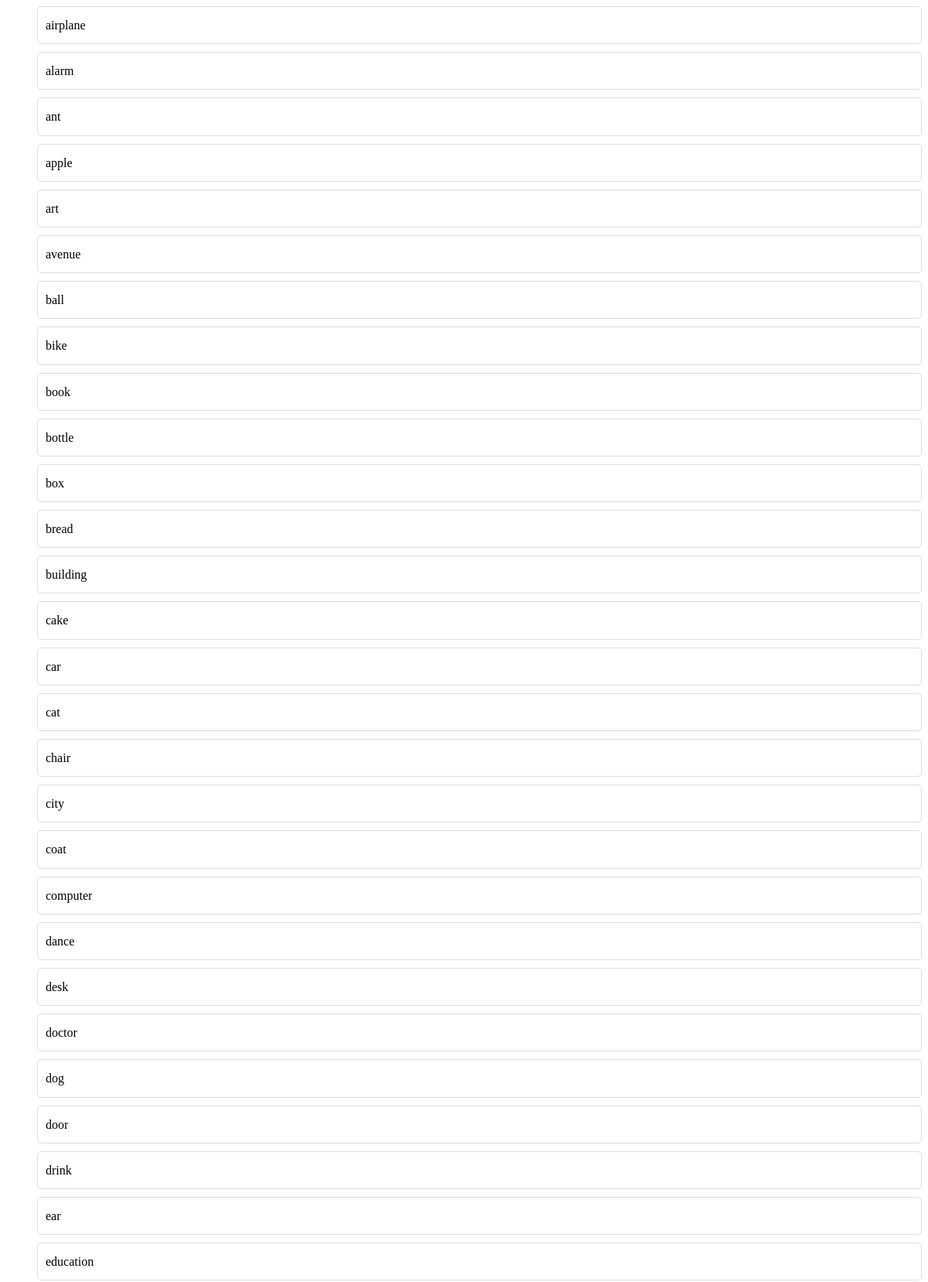
Screenshot of /dictionary/fetch_all.php (signed in, upper part) with the database file from the repository.
### tables this page shows
CREATE TABLE words (
    id INT AUTO_INCREMENT PRIMARY KEY,
    user_id INT NOT NULL,
    word VARCHAR(150) NOT NULL,
    translation VARCHAR(150),
    definition VARCHAR(255),
    FOREIGN KEY (user_id) REFERENCES users(id) ON DELETE CASCADE
);

### config.php (called while the page is built, shortened)
<?php
class Database
{
    private $conn;
    public function __construct()
    {
        $servername = "localhost";
        $username = "root";
        $password = "";
        $dbname = "english";
        $this->conn = new mysqli($servername, $username, $password, $dbname);
    }
    public function executeQuery($sql, $params = [], $types = "")
    {
        $stmt = $this->conn->prepare($sql);
        if ($params) {
            $stmt->bind_param($types, ...$params);
        }
        if (!$stmt->execute()) {
            die("Error: " . $stmt->error);
        }
        return $stmt;
    }
    public function select($table, $columns = "*", $condition = "", $params = [], $types = "")
    {
        $sql = "SELECT $columns FROM $table $condition";
        $stmt = $this->executeQuery($sql, $params, $types);
        return $stmt->get_result()->fetch_all(MYSQLI_ASSOC);
    }
    public function search($table, $columns = "*", $condition = "", $params = [], $types = "")
    {
        return $this->select($table, $columns, $condition, $params, $types);
    }
}

### check.php (called while the page is built, shortened)
<?php
include '../config.php';
$query = new Database();

### dictionary/fetch_all.php (the view, shortened to what this page needs)
<?php include '../check.php';
$userId = $_SESSION['user_id'];
$lang = isset($_GET['lang']) ? $_GET['lang'] : 'eng';
$WordSearch = isset($_GET['query']) ? $_GET['query'] : '';
$WordSearch = strtolower($WordSearch);
$results = [];
if ($lang == 'uz') {
    if (!empty($WordSearch)) {
        $queryParam = $query->validate($WordSearch);
        $results = $query->search(
            'words',
            '*',
            "WHERE user_id = ? AND translation LIKE ?",
            [$userId, "%$queryParam%"],
            "is"
        );
    } else {
        $results = $query->select(
            'words',
            '*',
            'WHERE user_id = ? ORDER BY translation ASC',
            [$userId],
            'i'
        );
    }
} else {
    if (!empty($WordSearch)) {
        $queryParam = $query->validate($WordSearch);
        $results = $query->search(
            'words',
            '*',
            "WHERE user_id = ? AND word LIKE ?",
            [$userId, "%$queryParam%"],
            "is"
        );
    } else {
        $results = $query->select(
            'words',
            '*',
            'WHERE user_id = ? ORDER BY word ASC',
            [$userId],
            'i'
        );
    }
}
$likedWords = $query->search('liked_words', 'word_id', 'WHERE user_id = ?', [$userId], 'i');
$likedWordIds = array_column($likedWords, 'word_id');
if ($results) {
    usort($results, function ($a, $b) use ($WordSearch) {
        $wordSearchLower = strtolower($WordSearch);
        $aStartsWith = strtolower(substr($a['word'], 0, strlen($wordSearchLower))) === $wordSearchLower;
        $bStartsWith = strtolower(substr($b['word'], 0, strlen($wordSearchLower))) === $wordSearchLower;
        if ($aStartsWith && !$bStartsWith)
            return -1;
        if (!$aStartsWith && $bStartsWith)
            return 1;
        return strcmp(strtolower($a['word']), strtolower($b['word']));
    });
    $html = "<ul>";
    foreach ($results as $index => $row) {
        $isExpanded = isset($expandedSentences[$row['id']]) ? 'expanded' : '';
        $list_id = "list_" . $index;
        $wordId = "word_" . $index;
        $likeId = "heart_" . $index;
        $text = $lang == 'uz' ? htmlspecialchars($row['translation']) : htmlspecialchars($row['word']);
        $isLiked = in_array($row['id'], $likedWordIds);
        $html .= "<div class='list' id='{$list_id}'>
            <li id='{$wordId}' class='{$isExpanded}' onclick='toggleExpand(this)'>" .
            str_ireplace($WordSearch, "<span class='highlight'>{$WordSearch}</span>", $text) . "</li>
            <div class='buttons'>
                <i class='fas fa-volume-up' onclick=\"speakText('{$wordId}')\"></i>
                <i class='fas fa-heart " . ($isLiked ? 'liked' : '') . "' id='{$likeId}' onclick=\"Liked('{$likeId}', '{$row['id']}')\"></i>
                <i class='fas fa-info-circle' onclick='showInfo(" . json_encode([
                "word" => $row["word"],
                "translation" => $row["translation"],
                "definition" => $row["definition"],
                "list_id" => $list_id,
                "id" => $row['id']
            ], JSON_HEX_APOS | JSON_HEX_QUOT) . ")'></i>
            </div>
        </div>";
    }
    $html .= "</ul>";
    echo $html;
} ?>
<link rel="stylesheet" href="../src/css/fetch_all.css">

### src/css/fetch_all.css (style rules this page uses)
.list { display: flex; align-items: center; justify-content: space-between; margin-bottom: 10px; padding: 10px; border: 1px solid #ddd; border-radius: 5px; gap: 10px; }
.list li { white-space: nowrap; overflow: hidden; text-overflow: ellipsis; cursor: pointer; }
.list { line-height: 1.7; }

### rows the page displays
words: word "airplane"
words: word "alarm"
words: word "ant"
words: word "apple"
words: word "art"
words: word "avenue"
words: word "ball"
words: word "bike"
words: word "book"
words: word "bottle"
words: word "box"
words: word "bread"
words: word "building"
words: word "cake"
words: word "car"
words: word "cat"
words: word "chair"
words: word "city"
words: word "coat"
words: word "computer"
words: word "dance"
words: word "desk"
words: word "doctor"
words: word "dog"
words: word "door"
words: word "drink"
words: word "ear"
words: word "education"
